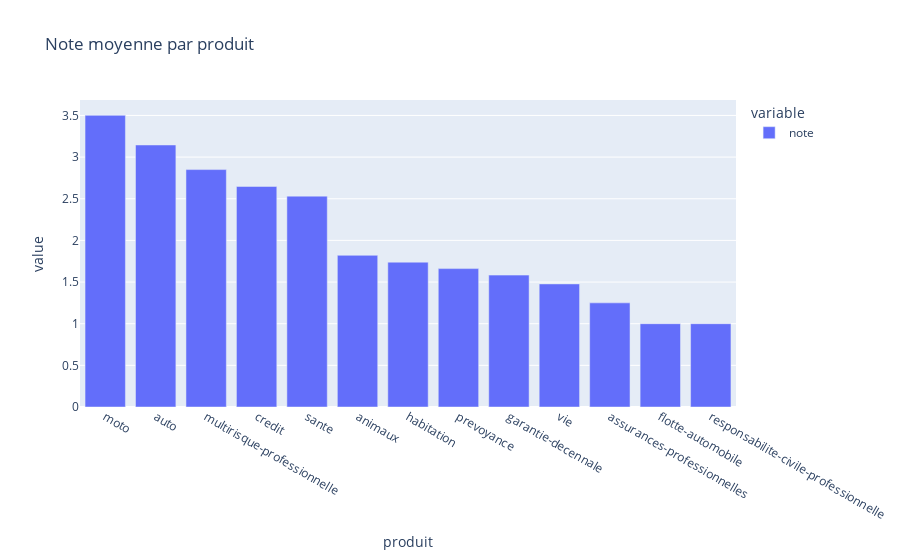

The notebook cell this image was saved under:
### Code cell
# Note moyenne par produit
mean_by_product = df.groupby('produit')['note'].mean().sort_values(ascending=False)
fig = plt.bar(mean_by_product, title="Note moyenne par produit")
fig.show()

### Figure 1 — Plotly figure (JSON) as saved in the notebook; plotly's stock layout.template omitted (floating-point values rounded to 4 significant figures)
{"data": [{"alignmentgroup": "True", "hovertemplate": "variable=note<br>produit=%{x}<br>value=%{y}<extra></extra>", "legendgroup": "note", "marker": {"color": "#636efa", "pattern": {"shape": ""}}, "name": "note", "offsetgroup": "note", "orientation": "v", "showlegend": true, "textposition": "auto", "type": "bar", "x": ["moto", "auto", "multirisque-professionnelle", "credit", "sante", "animaux", "habitation", "prevoyance", "garantie-decennale", "vie", "assurances-professionnelles", "flotte-automobile", "responsabilite-civile-professionnelle"], "xaxis": "x", "y": [3.501, 3.145, 2.85, 2.648, 2.531, 1.821, 1.739, 1.661, 1.583, 1.478, 1.25, 1, 1], "yaxis": "y"}], "layout": {"barmode": "relative", "legend": {"title": {"text": "variable"}, "tracegroupgap": 0}, "title": {"text": "Note moyenne par produit"}, "xaxis": {"anchor": "y", "domain": [0, 1], "title": {"text": "produit"}}, "yaxis": {"anchor": "x", "domain": [0, 1], "title": {"text": "value"}}}}
